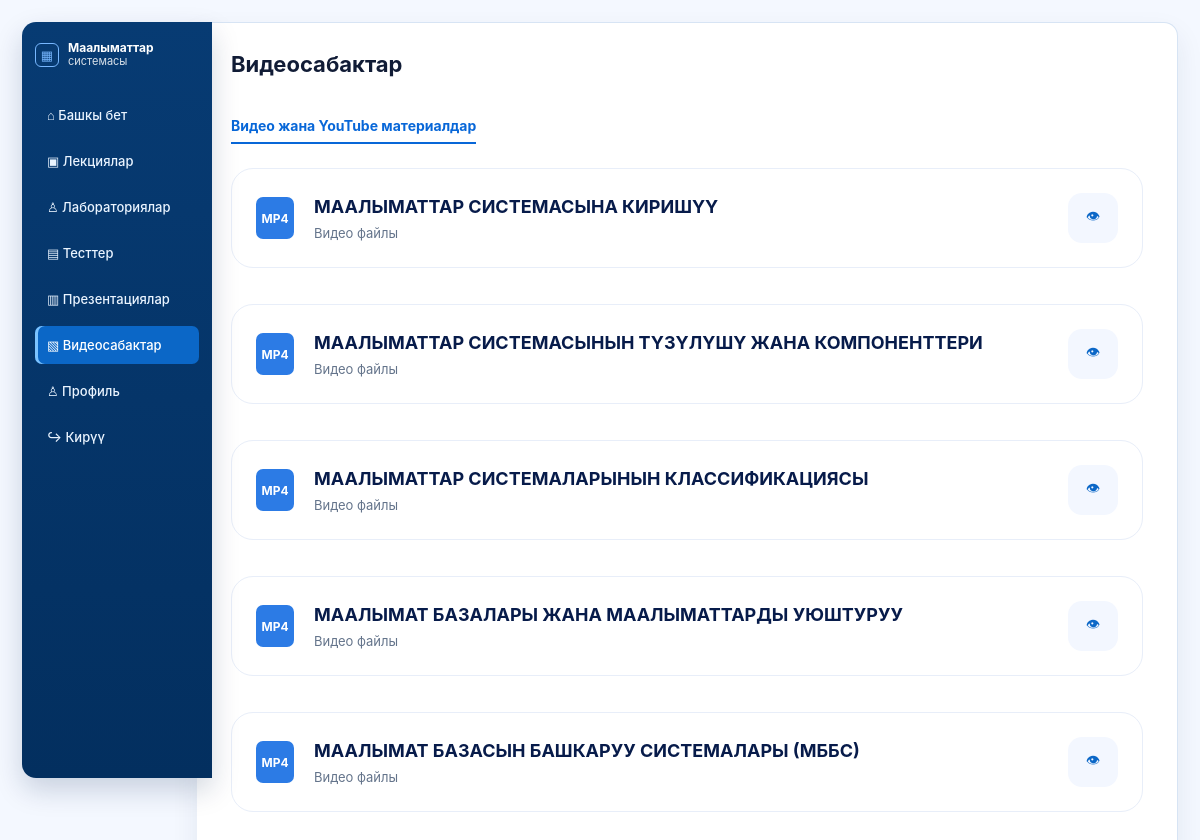
/materials/, run on the app's committed database.
### main/models.py (models this page shows, shortened)
class Material(models.Model):
    FILE_TYPES = [
        ('pdf', 'PDF'),
        ('video', 'Видео'),
        ('ppt', 'Презентация'),
        ('other', 'Другое'),
        ('youtube', 'YouTube'),
        ('image', 'Фото'),
    ]
    title = models.CharField(max_length=200, verbose_name='Название материала')
    file_type = models.CharField(max_length=20, choices=FILE_TYPES, default='pdf', verbose_name='Тип файла')
    youtube_url = models.URLField(max_length=500,blank=True,null=True, verbose_name='YouTube ссылка')
    file = models.FileField(upload_to='materials/', verbose_name='Файл', blank=True, null=True)
    size = models.CharField(max_length=50, blank=True, verbose_name='Размер файла')

### main/views.py (the view)
def materials(request):
    materials = Material.objects.all()
    return render(
        request,
        'main/materials.html',
        {
            'materials': materials
        }
    )

### main/templates/main/materials.html (shortened to what this page needs)
{% extends 'main/base.html' %}
{% block content %}
<div class="page-head">
    <h1>Видеосабактар</h1>
</div>
<div class="tabs">
    <a href="{% url 'materials' %}" class="active">
        Видео жана YouTube материалдар
    </a>
</div>
{% if materials %}
<div class="material-list">
    {% for material in materials %}
        {% if material.file_type == 'youtube' and material.youtube_url %}
        <a href="{{ material.youtube_url }}"
           target="_blank"
           class="material-item">
            <div class="file-icon video">
                YT
            </div>
            <div class="material-info">
                <h3>{{ material.title }}</h3>
                <p>YouTube видео</p>
            </div>
            <div class="download-link">
                ▶
            </div>
        </a>
        {% elif material.file %}
        <a href="{% url 'material_file_stream' material.id %}"
           class="material-item">
            {% if material.file_type == 'pdf' %}
                <div class="file-icon pdf">PDF</div>
            {% elif material.file_type == 'video' %}
                <div class="file-icon video">MP4</div>
            {% elif material.file_type == 'ppt' %}
                <div class="file-icon ppt">PPT</div>
            {% else %}
                <div class="file-icon blue">FILE</div>
            {% endif %}
            <div class="material-info">
                <h3>
                    {{ material.title }}
                </h3>
                <p>
                    {{ material.get_file_type_display }} файлы
                </p>
            </div>
            <div class="download-link">
                👁
            </div>
        </a>
        {% endif %}
    {% endfor %}
</div>
{% endif %}
{% endblock %}

### main/static/css/style.css (style rules this page uses)
* { margin: 0; padding: 0; box-sizing: border-box; }
body { font-family: "Inter", "Segoe UI", Arial, sans-serif; background: #f4f8ff; color: #0f172a; }
.page-head { margin-bottom: 22px; }
.page-head h1 { font-size: 22px; color: #111c36; }
.tabs { display: flex; gap: 28px; margin-bottom: 24px; }
.tabs .active { color: #0867d8; border-bottom: 2px solid #0867d8; font-weight: 700; }
.material-list { display: flex; flex-direction: column; gap: 14px; }
.material-item { display: flex; align-items: center; gap: 16px; border: 1px solid #e1ebf7; border-radius: 10px; padding: 16px; }
.file-icon { width: 38px; height: 42px; border-radius: 7px; color: white; display: flex; align-items: center; justify-content: center; font-size: 12px; font-weight: 700; }
.video { background: #2c7be5; }
.material-info h3 { font-size: 14px; }
.material-info p { font-size: 13px; color: #64748b; margin-top: 4px; }
.download-link { margin-left: auto; width: 34px; height: 34px; border-radius: 8px; background: #f1f7ff; color: #0b67c7; font-size: 20px; text-decoration: none; display: flex; justify-content: center; align-items: center; }
.tabs a { text-decoration: none; font-size: 14px; color: #64748b; padding-bottom: 8px; }
.tabs a.active { color: #0867d8; border-bottom: 2px solid #0867d8; font-weight: 700; }
.page-head { margin-bottom:40px; }
.material-item { display:flex; align-items:center; gap:20px; text-decoration:none; color:inherit; background:#fff; border:1px solid #e8eef9; border-radius:22px; padding:24px; margin-bottom:22px; transition:0.3s; }
.material-info { flex:1; }
.material-info h3 { color:#071b4a; font-size:18px; font-weight:700; }
.material-info p { color:#64748b; margin-top:8px; }
.download-link { width:50px; height:50px; display:flex; align-items:center; justify-content:center; border-radius:14px; background:#f3f7ff; font-size:14px; text-decoration:none; }

### data on the page
Material: shows "MP4", title "МААЛЫМАТТАР СИСТЕМАСЫНА КИРИШҮҮ", file_type "Видео"
Material: shows "MP4", title "МААЛЫМАТТАР СИСТЕМАСЫНЫН ТҮЗҮЛҮШҮ ЖАНА КОМПОНЕНТТЕРИ", file_type "Видео"
Material: shows "MP4", title "МААЛЫМАТТАР СИСТЕМАЛАРЫНЫН КЛАССИФИКАЦИЯСЫ", file_type "Видео"
Material: shows "MP4", title "МААЛЫМАТ БАЗАЛАРЫ ЖАНА МААЛЫМАТТАРДЫ УЮШТУРУУ", file_type "Видео"
Material: shows "MP4", title "МААЛЫМАТ БАЗАСЫН БАШКАРУУ СИСТЕМАЛАРЫ (МББС)", file_type "Видео"
